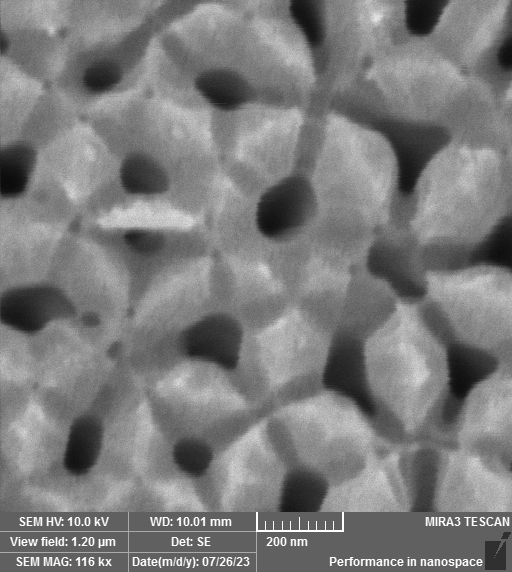
#> input picture test_img/test3.tif, 512 x 572 px
$ python edge_detection.py
#> lines starting #> are read from the running program, lines starting #| are printed output that depends on the picture; after the words box and inside, x2 and y2 are one past the last pixel; in counts of white or black regions, pixels touching at a corner belong together; long printed decimals are rounded
import numpy as np
import cv2
import math
from matplotlib import pyplot as plt
from scipy import spatial

def euclidean_distance(point1, point2):
    return math.sqrt((point2[0] - point1[0])**2 + (point2[1] - point1[1])**2)

def find_closest_points(points):
    num_points = len(points)
    closest_points = [None] * num_points
    for i in range(num_points):
        min_distance = float('inf')
        for j in range(num_points):
            if i != j:
                distance = euclidean_distance(points[i], points[j])
                if distance < min_distance:
                    min_distance = distance
                    closest_points[i] = points[j]
    return closest_points

def plot_distribution(data_array):
    plt.hist(data_array, bins=10, edgecolor='black')  # You can adjust the number of bins as per your preference
    plt.xlabel('Values')
    plt.ylabel('Frequency')
    plt.xticks([np.min(data_array),np.mean(data_array),np.max(data_array)])

img = cv2.imread('test_img/test3.tif', 0)
#> img is the input picture: shape (572, 512); min 10, max 255, mean 124.1
content_img = img[0:512, 0:512]
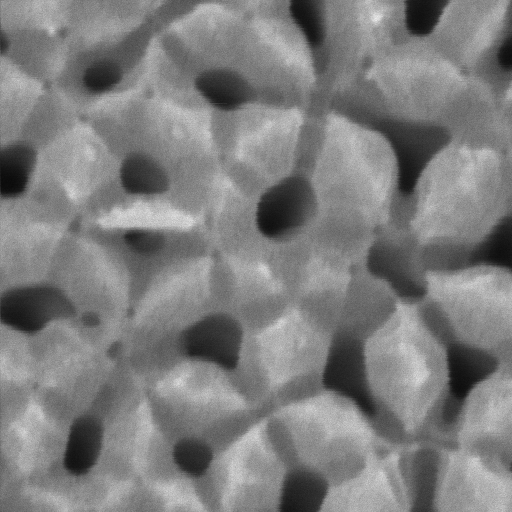
#> content_img: shape (512, 512); min 10, max 235, mean 125.4
text_img = img[513:572,0:512]
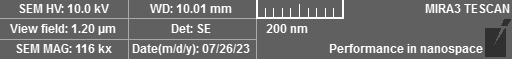
#> text_img: shape (59, 512); min 48, max 255, mean 113.3
kernel = np.ones((5,5), np.uint8)
edges = cv2.Canny(content_img,190,240)
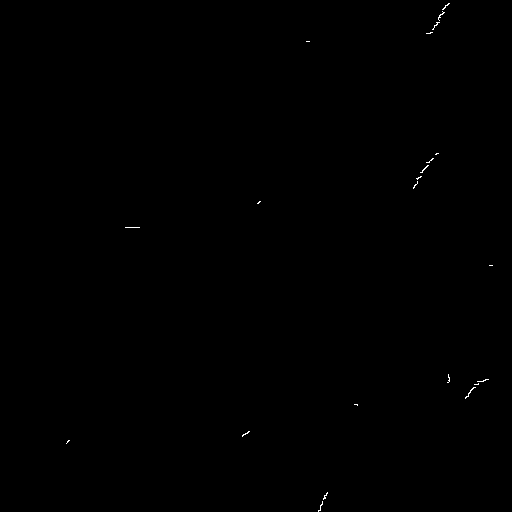
#> edges: shape (512, 512); 0.09% white in thin lines or dots, all inside (x1, y1, x2, y2) = (66, 3, 493, 512)
dilate = cv2.dilate(edges,kernel,iterations=1)
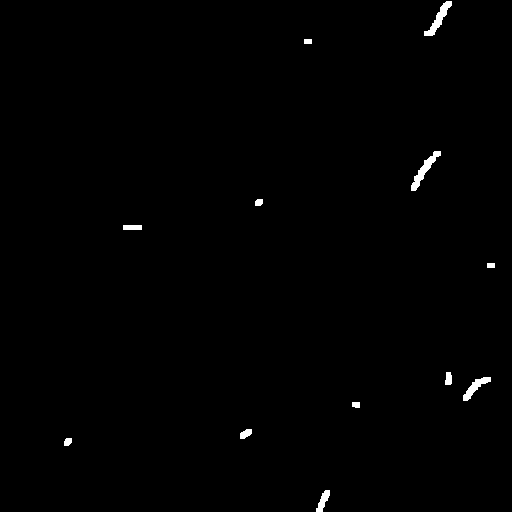
#> dilate: shape (512, 512); 0.58% white; 12 white regions
# dilate=cv2.bitwise_not(dilate)
# BnW_text_image = cv2.adaptiveThreshold(text_img,255,cv2.ADAPTIVE_THRESH_GAUSSIAN_C,\
#     cv2.THRESH_BINARY,11,2)

cnts = cv2.findContours(dilate, cv2.RETR_LIST,
                    cv2.CHAIN_APPROX_SIMPLE)[-2]
#> cnts = 12 contours; largest, box (x1, y1, x2, y2) and area: (411, 151, 441, 191) 280, (424, 1, 452, 36) 258, (463, 377, 491, 401) 202, (316, 490, 330, 512) 126, (123, 225, 142, 230) 72
# filter by area
for cnt in cnts:
    cv2.drawContours(dilate,[cnt], 0, (255,255,255), -1)
#> this loop made 12 passes
#> cnt on passes 7, 8, 11: [[487, 263], [487, 267], [494, 267], [494, 263]], [[123, 225], [123, 229], [141, 229], [141, 225]], [[304, 39], [304, 43], [311, 43], [311, 39]]

minArea = 10
xcnts = []
xcnts_area = []
xcnts_distance = []
for cnt in cnts:
    if minArea<cv2.contourArea(cnt):
        x, y = cnt.mean(axis=0)[0]
        xcnts.append([x,y])
        xcnts_area.append(cv2.contourArea(cnt))
    else:
        cv2.drawContours(dilate,[cnt], 0, (0,0,0), -1)
#> this loop made 12 passes
#> (cnt, x, y) on passes 7, 8, 11: ([[487, 263], [487, 267], [494, 267], [494, 263]], 490.5, 265), ([[123, 225], [123, 229], [141, 229], [141, 225]], 132, 227), ([[304, 39], [304, 43], [311, 43], [311, 39]], 307.5, 41)
#> (x, y) on passes 1 to 6: (322.8, 499.5), (66.75, 441), (245.1, 433.4), (355.2, 405), (475.3, 387), (448.2, 378.1)
#> after the loop, xcnts = [[322.8, 499.5], [66.75, 441], [245.1, 433.4], [355.2, 405], [475.3, 387], [448.2, 378.1], [490.5, 265], [132, 227], [258.5, 202], [423.8, 170.2], [307.5, 41], [438, 19.52]]; xcnts_area = [125.5, 41.5, 68.5, 32.5, 201.5, 61.5, 28, 72, 38, 279.5, 28, 258]
xcnts_closest_points=find_closest_points(xcnts)
#> in find_closest_points, `num_points = len(points)`: num_points = 12
#> in find_closest_points, `closest_points = [None] * num_points`: closest_points = 12 items
#> after the loop in find_closest_points, `for i in range(num_points):`: closest_points = [[355.2, 405], [245.1, 433.4], [322.8, 499.5], [448.2, 378.1], [448.2, 378.1], [475.3, 387], [423.8, 170.2], [258.5, 202], [132, 227], [490.5, 265], [438, 19.52], [307.5, 41]]
#> xcnts_closest_points has the same summary as closest_points in find_closest_points
for i in range(len(xcnts)):
    xcnts_distance.append(euclidean_distance(xcnts[i],xcnts_closest_points[i]))
#> this loop made 12 passes
#> after the loop, xcnts_distance = [99.92, 178.6, 102, 96.86, 28.54, 28.54, 115.9, 128.9, 128.9, 115.9, 132.3, 132.3]
print(xcnts[0])
#| [322.808, 499.538]
print(xcnts_area[0])
#| 125.5
print(xcnts_distance[0])
#| 99.923
plt.figure(1)
plt.subplot(221),plt.imshow(content_img,cmap = 'gray')
plt.title('Original Image'), plt.xticks([]), plt.yticks([])
plt.subplot(222),plt.imshow(dilate,cmap = 'gray')
plt.title('Holes'), plt.xticks([]), plt.yticks([])
plt.subplot(223),
plot_distribution(xcnts_area)
plt.title('Area')
plt.subplot(224),plot_distribution(xcnts_distance)
plt.title('Distance')
plt.show()
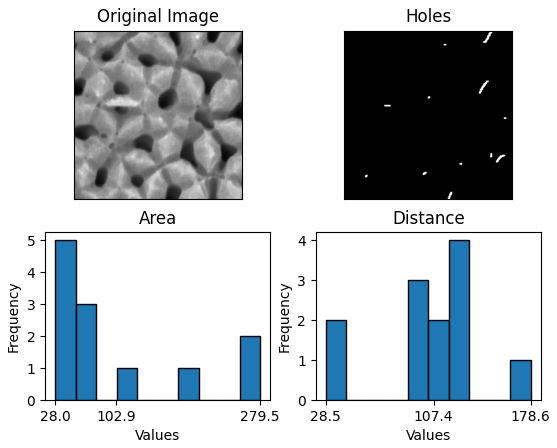
#> figure drawn by matplotlib, 4 panels; panel 3: tallest bar 5 high, from x = 28 to 53.15; panel 4: tallest bar 4 high, from x = 118.5 to 133.5
